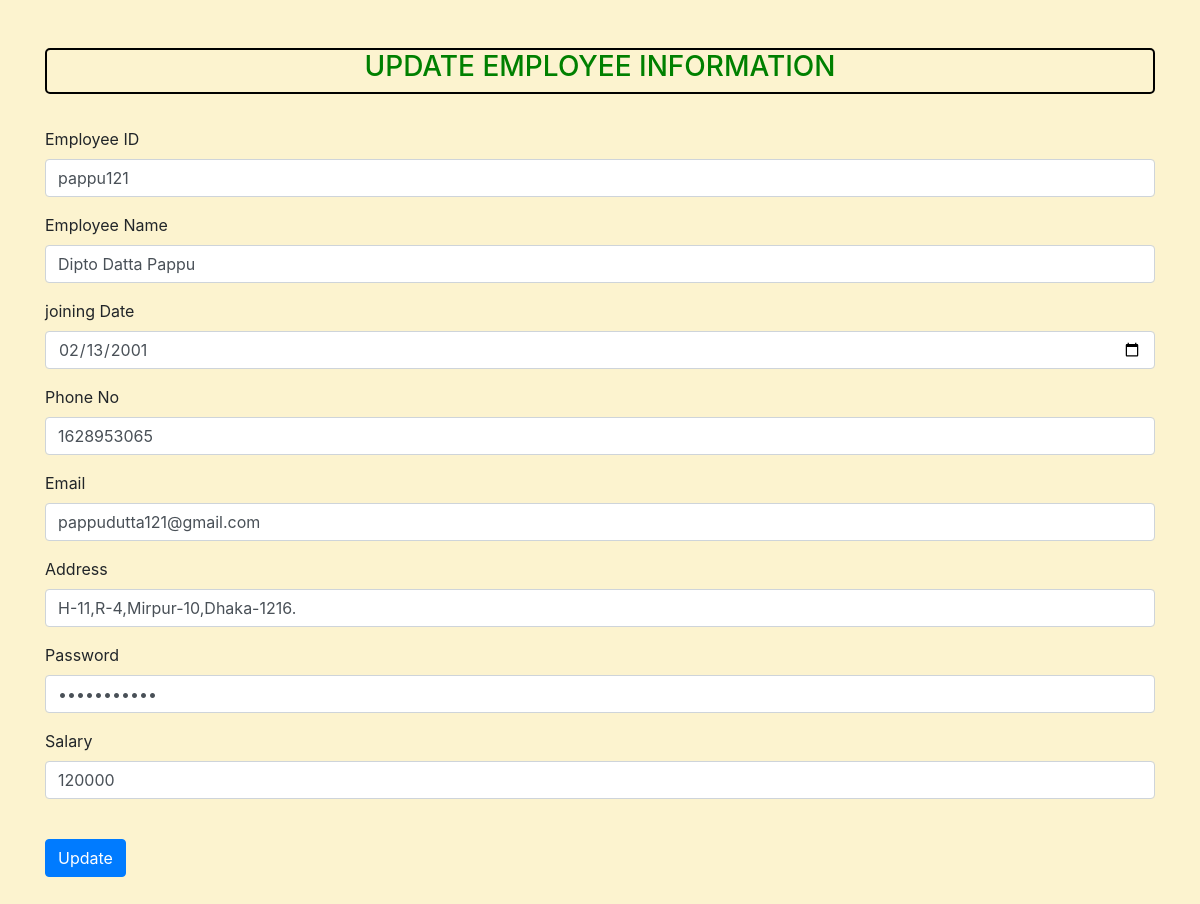
The page /upemp.php?upid=pappu121 on the database its author committed.
### tables this page shows
CREATE TABLE `employee_info` (
  `Emp_id` varchar(30) NOT NULL,
  `Emp_name` varchar(30) NOT NULL,
  `Join_date` date NOT NULL,
  `Phone_no` int(11) NOT NULL,
  `Email` varchar(100) NOT NULL,
  `Address` varchar(200) NOT NULL,
  `Password` varchar(30) NOT NULL,
  `Salary` varchar(30) NOT NULL
);

### upemp.php (the view, shortened to what this page needs)
<?php
include 'connectempcre.php';
$id = $_GET['upid'];
$sql = "Select * from `employee_info` where `Emp_id`='$id'";
$result = mysqli_query($con, $sql);
$row = mysqli_fetch_assoc($result);
$id = $row['Emp_id'];
$EName = $row['Emp_name'];
$JDate = $row['Join_date'];
$phone = $row['Phone_no'];
$email = $row['Email'];
$add = $row['Address'];
$pass = $row['Password'];
$Sala = $row['Salary'];
?>
<!doctype html>
<html lang="en">
<head>
  <link rel="stylesheet" href="https://cdn.jsdelivr.net/npm/bootstrap@4.4.1/dist/css/bootstrap.min.css">
</head>
<body style="background: #FCF3CF;">
  <div class="container my-5">
    <div class="t1" style=" text-align : center;border: 2px solid black; border-radius: 5px;margin-bottom: 3%;color: green">
      <h3>UPDATE EMPLOYEE INFORMATION</h3>
    </div>
    <form method="post">
      <div class="form-group">
        <label>Employee ID</label>
        <input type="text" class="form-control" placeholder="Enter  Emp ID" name="eid" autocomplete="off" value=<?php echo $id;
                                                                                                                ?>>
      </div>
      <div class="form-group">
        <label>Employee Name</label>
        <input type="text" class="form-control" placeholder="Enter  Employee Name" name="name" autocomplete="off" value="<?php echo $EName;
                                                                                                                          ?>">
      </div>
      <div class="form-group">
        <label>joining Date</label>
        <input type="Date" class="form-control" placeholder="Enter  joining Date" name="jdate" autocomplete="off" value=<?php echo $JDate;
                                                                                                                        ?>>
      </div>
      <div class="form-group">
        <label>Phone No</label>
        <input type="tel" class="form-control" placeholder="Enter  Phone Number" name="phn" autocomplete="off" value=<?php echo $phone;
                                                                                                                      ?>>
      </div>
      <div class="form-group">
        <label>Email</label>
        <input type="email" class="form-control" placeholder="Enter  Email Address" name="mail" autocomplete="off" value=<?php echo $email;
                                                                                                                          ?>>
      </div>
      <div class="form-group">
        <label>Address</label>
        <input type="text" class="form-control" placeholder="Enter  Address" name="add" autocomplete="off" value="<?php echo $add;
                                                                                                                  ?>">
      </div>
      <div class="form-group">
        <label>Password</label>
        <input type="password" class="form-control" placeholder="Enter  Password" name="pass" autocomplete="off" value=<?php echo $pass;
                                                                                                                        ?>>
      </div>
      <div class="form-group">
        <label>Salary</label>
        <input type="text" class="form-control" placeholder="Enter  Phone-number" name="salary" autocomplete="off" value=<?php echo $Sala;
                                                                                                                          ?>>
      </div>
      <br>
      <button type="submit" class="btn
      btn-primary" name="submit">Update</button>
    </form>
  </div>
</body>
</html>

### rows shown on the page
employee_info: eid "pappu121", name "Dipto Datta Pappu", jdate "02/13/2001", phn "1628953065", mail "pappudutta121@gmail.com", add "H-11,R-4,Mirpur-10,Dhaka-1216.", salary "120000"
